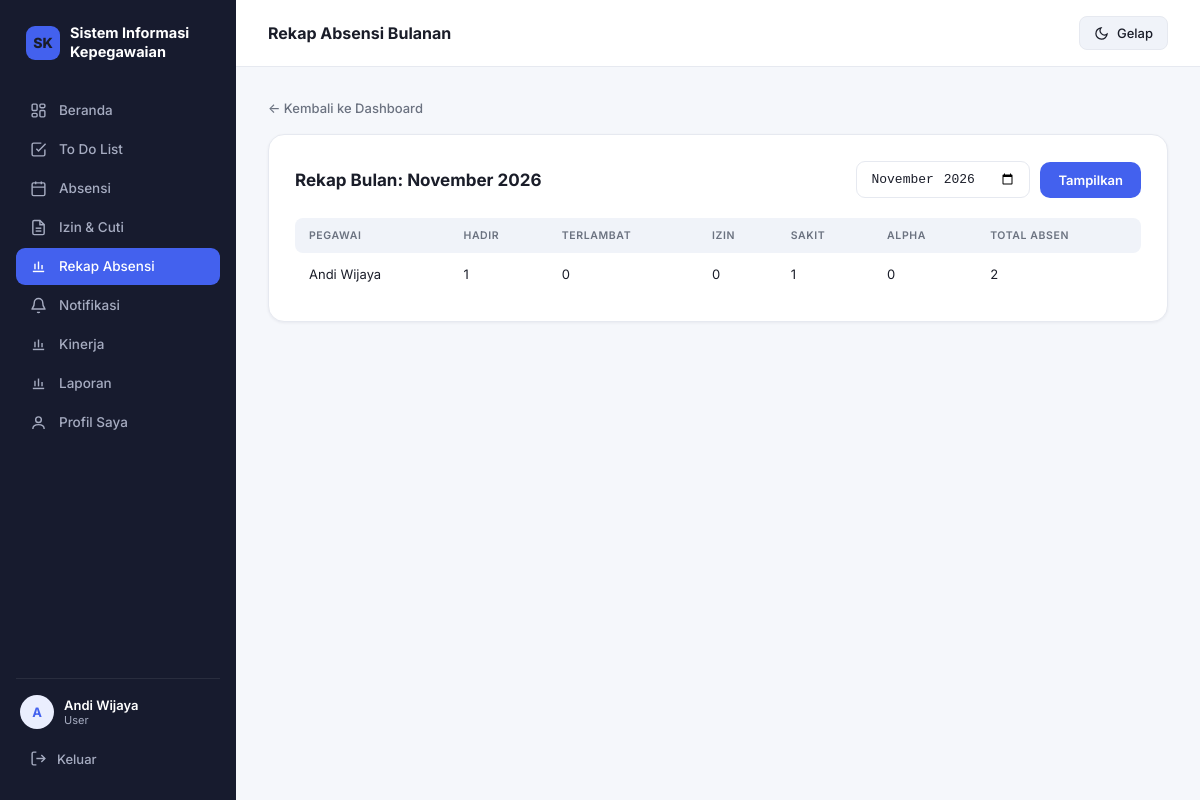
The page /rekap_absensi.php (signed in) on the database its author committed.
### tables this page shows
CREATE TABLE `users` (
  `id` VARCHAR(50) NOT NULL,
  `nama` VARCHAR(100) NOT NULL,
  `unit_kerja` VARCHAR(100) NOT NULL,
  `email` VARCHAR(100) NOT NULL,
  `nomor_hp` VARCHAR(20) NOT NULL,
  `role` ENUM('super_admin','admin','user') NOT NULL DEFAULT 'user',
  `password` VARCHAR(255) NOT NULL,
  `aktif` TINYINT(1) NOT NULL DEFAULT 1,
  `email_terverifikasi` TINYINT(1) NOT NULL DEFAULT 0,
  `token_verifikasi` VARCHAR(64) DEFAULT NULL,
  `token_reset` VARCHAR(64) DEFAULT NULL,
  `token_reset_kadaluarsa` DATETIME DEFAULT NULL,
  `created_at` TIMESTAMP NOT NULL DEFAULT CURRENT_TIMESTAMP,
  `updated_at` TIMESTAMP NOT NULL DEFAULT CURRENT_TIMESTAMP ON UPDATE CURRENT_TIMESTAMP,
  PRIMARY KEY (`id`),
  UNIQUE KEY `uk_users_email` (`email`),
  KEY `idx_users_role` (`role`),
  KEY `idx_users_token_verifikasi` (`token_verifikasi`),
  KEY `idx_users_token_reset` (`token_reset`)
);

### db.php (called while the page is built, shortened)
<?php
function db_prepare(mysqli $koneksi, string $sql): mysqli_stmt
{
    $stmt = mysqli_prepare($koneksi, $sql);
    return $stmt;
}
function db_result(mysqli_stmt $stmt): mysqli_result
{
    $hasil = mysqli_stmt_get_result($stmt);
    return $hasil;
}

### rekap_absensi.php (the view, shortened to what this page needs)
<?php
require_once "config/koneksi.php";
$role = $_SESSION['role'];
$userId = $_SESSION['id'];
$bulan = $_GET['bulan'] ?? date('Y-m');
$bulanLabel = date('F Y', strtotime($bulan . '-01'));
if ($role === 'super_admin' || $role === 'admin') {
    $sql = "SELECT u.nama,
                   SUM(CASE WHEN a.status = 'hadir' THEN 1 ELSE 0 END) AS hadir,
                   SUM(CASE WHEN a.status = 'terlambat' THEN 1 ELSE 0 END) AS terlambat,
                   SUM(CASE WHEN a.status = 'izin' THEN 1 ELSE 0 END) AS izin,
                   SUM(CASE WHEN a.status = 'sakit' THEN 1 ELSE 0 END) AS sakit,
                   SUM(CASE WHEN a.status = 'alpha' THEN 1 ELSE 0 END) AS alpha,
                   COUNT(a.id) AS total_absen
            FROM users u
            LEFT JOIN attendance a ON a.user_id = u.id AND DATE_FORMAT(a.tanggal, '%Y-%m') = ?
            GROUP BY u.id, u.nama
            ORDER BY u.nama ASC";
    $stmt = db_prepare($koneksi, $sql);
    mysqli_stmt_bind_param($stmt, 's', $bulan);
    mysqli_stmt_execute($stmt);
    $result = db_result($stmt);
} else {
    $sql = "SELECT u.nama,
                   SUM(CASE WHEN a.status = 'hadir' THEN 1 ELSE 0 END) AS hadir,
                   SUM(CASE WHEN a.status = 'terlambat' THEN 1 ELSE 0 END) AS terlambat,
                   SUM(CASE WHEN a.status = 'izin' THEN 1 ELSE 0 END) AS izin,
                   SUM(CASE WHEN a.status = 'sakit' THEN 1 ELSE 0 END) AS sakit,
                   SUM(CASE WHEN a.status = 'alpha' THEN 1 ELSE 0 END) AS alpha,
                   COUNT(a.id) AS total_absen
            FROM users u
            LEFT JOIN attendance a ON a.user_id = u.id AND DATE_FORMAT(a.tanggal, '%Y-%m') = ?
            WHERE u.id = ?
            GROUP BY u.id, u.nama";
    $stmt = db_prepare($koneksi, $sql);
    mysqli_stmt_bind_param($stmt, 'ss', $bulan, $userId);
    mysqli_stmt_execute($stmt);
    $result = db_result($stmt);
}
?>
<!DOCTYPE html>
<html lang="id">
<head>
    <link rel="stylesheet" href="assets/css/style.css">
</head>
<body>
    <div class="app-shell">
        <?php include 'includes/sidebar.php'; ?>
        <div class="main-area">
            <div class="topbar">
                <div class="topbar-title">Rekap Absensi Bulanan</div>
                <div class="topbar-right">
                    <button class="theme-toggle" onclick="toggleTheme()" type="button">
                        <span class="theme-toggle-icon"></span><span class="theme-toggle-label">Gelap</span>
                    </button>
                </div>
            </div>
            <div class="container">
                <a href="dashboard.php" class="back-link">&larr; Kembali ke Dashboard</a>
                <div class="card-box">
                    <div class="card-header">
                        <h2>Rekap Bulan: <?= htmlspecialchars($bulanLabel) ?></h2>
                        <form method="GET" action="rekap_absensi.php" style="display:flex; gap:10px; align-items:center; flex-wrap:wrap;">
                            <input type="month" name="bulan" value="<?= htmlspecialchars($bulan) ?>" style="padding:9px 13px; border:1.5px solid var(--border); border-radius:9px; background:var(--surface); color:var(--text); font-size:13px;">
                            <button type="submit" class="btn-primary">Tampilkan</button>
                        </form>
                    </div>
                    <div class="table-responsive">
                        <table>
                            <thead>
                                <tr>
                                    <th>Pegawai</th>
                                    <th>Hadir</th>
                                    <th>Terlambat</th>
                                    <th>Izin</th>
                                    <th>Sakit</th>
                                    <th>Alpha</th>
                                    <th>Total Absen</th>
                                </tr>
                            </thead>
                            <tbody>
                                <?php if (mysqli_num_rows($result) > 0): ?>
                                    <?php while ($row = mysqli_fetch_assoc($result)): ?>
                                        <tr>
                                            <td><?= htmlspecialchars($row['nama']) ?></td>
                                            <td><?= (int)$row['hadir'] ?></td>
                                            <td><?= (int)$row['terlambat'] ?></td>
                                            <td><?= (int)$row['izin'] ?></td>
                                            <td><?= (int)$row['sakit'] ?></td>
                                            <td><?= (int)$row['alpha'] ?></td>
                                            <td><?= (int)$row['total_absen'] ?></td>
                                        </tr>
                                    <?php endwhile; ?>
                                <?php else: ?>
                                    <tr><td colspan="7" style="text-align:center; padding:20px;">Belum ada data absensi untuk bulan ini.</td></tr>
                                <?php endif; ?>
                            </tbody>
                        </table>
                    </div>
                </div>
            </div>
        </div>
    </div>
</body>
</html>

### style.css (style rules this page uses)
:root, :root[data-theme="light"] { --bg: #F5F7FB; --surface: #FFFFFF; --surface-alt: #F0F3F9; --border: #E6E9F0; --text: #1A1D29; --text-muted: #6B7280; --primary: #4361EE; --primary-dark: #3145C4; --primary-soft: #EAEEFE; --success: #16A34A; --success-soft: #E9F9EF; --danger: #E11D48; --danger-soft: #FDECEF; --warning: #D97706; --warning-soft: #FEF3E2; --shadow: 0 8px 24px rgba(20,25,50,0.08); --shadow-sm: 0 1px 3px rgba(20,25,50,0.06); --sidebar-bg: #171B2E; --sidebar-text: #A6ACC1; --sidebar-text-active: #FFFFFF; }
* { margin: 0; padding: 0; box-sizing: border-box; }
html { color-scheme: light dark; }
body { font-family: 'Inter', -apple-system, sans-serif; color: var(--text); background: var(--bg); transition: background 0.2s ease, color 0.2s ease; font-size: 14px; }
a { color: inherit; text-decoration: none; }
button { font-family: inherit; cursor: pointer; }
.theme-toggle { display: flex; align-items: center; gap: 8px; background: var(--surface-alt); border: 1px solid var(--border); color: var(--text); padding: 8px 14px; border-radius: 8px; font-size: 13px; font-weight: 500; transition: 0.15s; }
.theme-toggle-icon { width: 15px; height: 15px; display: inline-flex; }
.app-shell { display: flex; min-height: 100vh; }
.main-area { flex: 1; min-width: 0; }
.topbar { background: var(--surface); border-bottom: 1px solid var(--border); padding: 16px 32px; display: flex; justify-content: space-between; align-items: center; position: sticky; top: 0; z-index: 10; gap: 12px; flex-wrap: wrap; }
.topbar-title { font-size: 16px; font-weight: 700; color: var(--text); }
.topbar-right { display: flex; align-items: center; gap: 14px; }
.container { max-width: 1180px; margin: 0 auto; padding: 32px; }
.card-box { background: var(--surface); border: 1px solid var(--border); border-radius: 16px; padding: 26px; box-shadow: var(--shadow-sm); }
.card-header { display: flex; justify-content: space-between; align-items: center; margin-bottom: 20px; flex-wrap: wrap; gap: 12px; }
.card-header h2 { font-size: 17px; font-weight: 700; color: var(--text); }
.btn-primary { background: var(--primary); color: #fff; padding: 10px 18px; border: none; border-radius: 10px; font-size: 13px; font-weight: 600; display: inline-block; transition: 0.15s; }
.table-responsive { overflow-x: auto; }
table { width: 100%; border-collapse: collapse; font-size: 13px; }
thead th { background: var(--surface-alt); color: var(--text-muted); text-transform: uppercase; font-size: 10.5px; letter-spacing: 0.6px; font-weight: 600; padding: 11px 14px; text-align: left; white-space: nowrap; }
thead th:first-child { border-radius: 8px 0 0 8px; }
thead th:last-child { border-radius: 0 8px 8px 0; }
tbody td { padding: 13px 14px; border-bottom: 1px solid var(--border); color: var(--text); }
tbody tr:last-child td { border-bottom: none; }
tbody tr { transition: background 0.12s; }
.back-link { display: inline-flex; align-items: center; gap: 6px; margin-bottom: 18px; color: var(--text-muted); font-size: 13px; font-weight: 500; transition: 0.15s; }

### rows shown on the page
users: nama "Andi Wijaya", hadir "1", terlambat "0", izin "0", sakit "1", alpha "0", total_absen "2"

### other values the page prints
substr($_SESSION['nama'], 0, 1) "A"
$_SESSION['nama'] "Andi Wijaya"
str_replace('_', ' ', $_SESSION['role']) "User"
